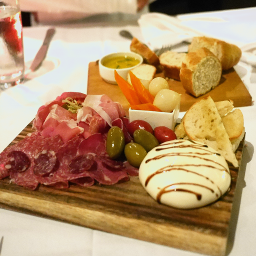
#> input picture app_pc/ffmpeg-8.1/ffmpeg-8.1/tests/reference.pnm, 256 x 256 px
$ python -i reality_engine.py   (imports and definitions only)
#> lines starting #> are read from the running program, lines starting #| are printed output that depends on the picture
### app_dt/app/src/main/python/src/utils.py
import os
import logging
import yaml
import subprocess
from pathlib import Path
from typing import Dict, Any, Optional
import numpy as np


# [33 lines left out: function setup_logging, not called in this run]


def load_config(config_path: str = "config.yaml") -> Dict[str, Any]:
    config_file = Path(config_path)
    if not config_file.exists():
        raise FileNotFoundError(f"Config file không tồn tại: {config_path}")

    with open(config_file, 'r', encoding='utf-8') as f:
        config = yaml.safe_load(f)

    return config


# [95 lines left out: functions check_ffmpeg, ensure_dir, get_video_info, normalize_array, safe_divide, not called in this run]


def clip_value(value: float, min_val: float = 0.0, max_val: float = 1.0) -> float:
    return max(min_val, min(max_val, value))

### app_dt/app/src/main/python/src/reality_engine.py
import cv2
import numpy as np
from scipy import ndimage
from sklearn.linear_model import Ridge
from typing import Dict, Any, Optional
import logging

from .utils import load_config, safe_divide


logger = logging.getLogger('hybrid_detector.reality_engine')


class RealityEngine:
    def __init__(self, config: Optional[dict] = None):
        if config is None:
            config = load_config()

        self.reality_config = config.get('reality_engine', {})

        self.entropy_scales = self.reality_config.get('entropy_scales', 4)
        self.entropy_window = self.reality_config.get('entropy_window_size', 16)

        self.fractal_boxes = self.reality_config.get('fractal_box_sizes', [2, 4, 8, 16, 32])
        self.edge_low = self.reality_config.get('fractal_edge_threshold_low', 50)
        self.edge_high = self.reality_config.get('fractal_edge_threshold_high', 150)

        self.causal_delay = self.reality_config.get('causal_delay_embedding', 3)
        self.causal_horizon = self.reality_config.get('causal_prediction_horizon', 1)

        logger.info("RealityEngine initialized")

    def compute_multiscale_entropy(self, frames: np.ndarray) -> Dict[str, float]:
        features = {}

        if frames.shape[-1] == 3:
            gray_frames = np.mean(frames, axis=-1)
        else:
            gray_frames = frames.squeeze(-1)

        entropies_per_scale = []

        for scale_idx in range(self.entropy_scales):
            scale_entropies = []

            for frame in gray_frames:
                downsampled = frame
                for _ in range(scale_idx):
                    downsampled = cv2.pyrDown(downsampled)

                frame_uint8 = (downsampled * 255).astype(np.uint8)

                hist, _ = np.histogram(frame_uint8, bins=256, range=(0, 256))

                hist = hist.astype(float) / (hist.sum() + 1e-10)

                entropy = -np.sum(hist * np.log2(hist + 1e-10))
                scale_entropies.append(entropy)

            entropies_per_scale.append(np.mean(scale_entropies))

        features['entropy_mean'] = float(np.mean(entropies_per_scale))
        features['entropy_std'] = float(np.std(entropies_per_scale))

        if len(entropies_per_scale) > 1:
            x = np.arange(len(entropies_per_scale))
            slope = np.polyfit(x, entropies_per_scale, 1)[0]
            features['entropy_slope'] = float(slope)
        else:
            features['entropy_slope'] = 0.0

        logger.debug(f"Entropy features: {features}")
        return features

    def compute_fractal_dimension(self, frames: np.ndarray) -> Dict[str, float]:
        features = {}

        if frames.shape[-1] == 3:
            gray_frames = (frames * 255).astype(np.uint8)
            gray_frames = np.array([cv2.cvtColor(f, cv2.COLOR_RGB2GRAY) for f in gray_frames])
        else:
            gray_frames = (frames.squeeze(-1) * 255).astype(np.uint8)

        fractal_dims = []

        for frame in gray_frames:
            edges = cv2.Canny(frame, self.edge_low, self.edge_high)

            counts = []
            sizes = []

            for box_size in self.fractal_boxes:
                h, w = edges.shape
                h_new = h // box_size
                w_new = w // box_size

                if h_new < 2 or w_new < 2:
                    continue

                boxes = edges[:h_new*box_size, :w_new*box_size].reshape(
                    h_new, box_size, w_new, box_size
                )

                box_has_edge = (boxes.sum(axis=(1, 3)) > 0).sum()

                counts.append(box_has_edge)
                sizes.append(box_size)

            if len(counts) > 2:
                log_counts = np.log(np.array(counts) + 1)
                log_sizes = np.log(1.0 / np.array(sizes))

                slope = np.polyfit(log_sizes, log_counts, 1)[0]
                fractal_dims.append(slope)

        if len(fractal_dims) > 0:
            features['fractal_dim_mean'] = float(np.mean(fractal_dims))
            features['fractal_dim_std'] = float(np.std(fractal_dims))
        else:
            features['fractal_dim_mean'] = 0.0
            features['fractal_dim_std'] = 0.0

        logger.debug(f"Fractal features: {features}")
        return features

    # [87 lines left out: functions compute_causal_motion, compute_information_conservation, not called in this run]

    def analyze(self, frames: np.ndarray) -> Dict[str, Any]:
        logger.info("Bắt đầu reality compliance analysis...")

        all_features = {}

        entropy_feats = self.compute_multiscale_entropy(frames)
        all_features.update(entropy_feats)

        fractal_feats = self.compute_fractal_dimension(frames)
        all_features.update(fractal_feats)

        causal_feats = self.compute_causal_motion(frames)
        all_features.update(causal_feats)

        conservation_feats = self.compute_information_conservation(frames)
        all_features.update(conservation_feats)

        logger.info(f"Reality analysis hoàn tất, {len(all_features)} features")
        return all_features

>>> import cv2
>>> picture = cv2.cvtColor(cv2.imread('../../../../../../app_pc/ffmpeg-8.1/ffmpeg-8.1/tests/reference.pnm'), cv2.COLOR_BGR2RGB)
>>> result = RealityEngine().analyze(picture)
#> in compute_multiscale_entropy, `gray_frames = np.mean(frames, axis=-1)`:
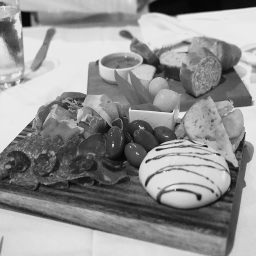
#> gray_frames: shape (256, 256) float64; min 5, max 237.3, mean 146.5
#> in analyze, `entropy_feats = self.compute_multiscale_entropy(frames)`: entropy_feats = {'entropy_mean': 5.98, 'entropy_std': 0.726, 'entropy_slope': -0.629}
#> in compute_fractal_dimension, `gray_frames = (frames * 255).astype(np.uint8)`:
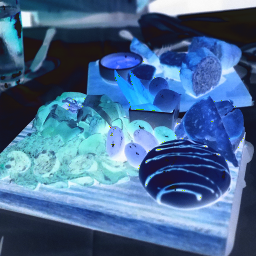
#> gray_frames: shape (256, 256, 3); mean R, G, B 72.4, 107.6, 148.3
#> (the run stopped early here; a loop or call above may not have finished)
